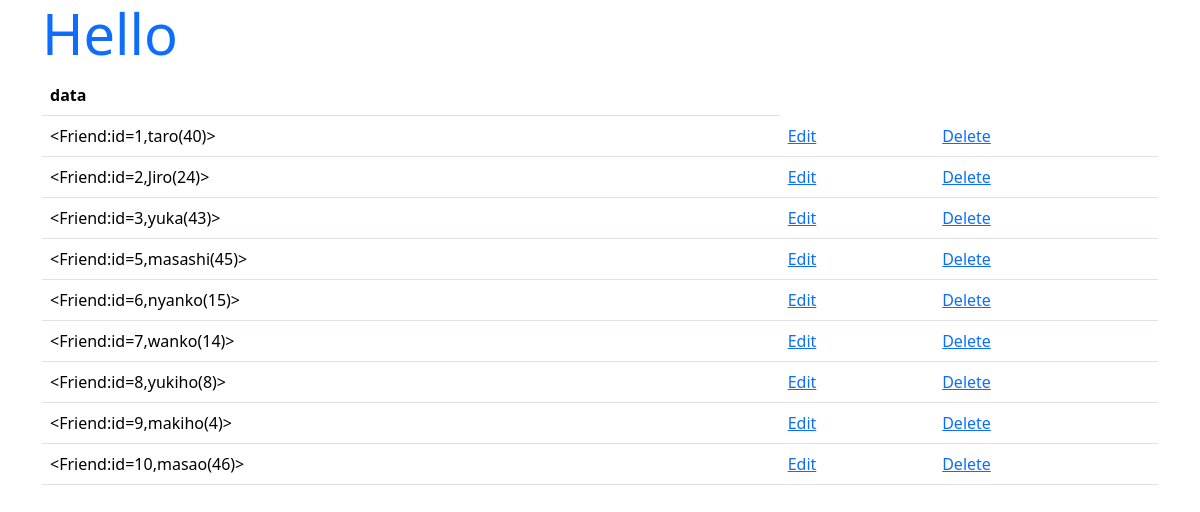
/hello/, run on the app's committed database.
### hello/models.py (models this page shows)
class Friend(models.Model):
    name = models.CharField(max_length=100)
    mail = models.EmailField(max_length=200)
    gender = models.BooleanField()
    age = models.IntegerField(default=0)
    birthday = models.DateField()
    def __str__(self):
        return '<Friend:id=' + str(self.id) + ',' + \
        self.name + '(' + str(self.age) + ')>'

### hello/views.py (the view)
# urls.py: path('',views.index,name='index')
def index (request):
    data = Friend.objects.all().order_by('id')
    params = {
        'title':'Hello',
        'data':data,
    }
    return render(request,'hello/index.html',params)

### hello/templates/hello/index.html (shortened to what this page needs)
{% load static %}
<!doctype html>
<html lang="ja">
<head>
    <link href="https://cdn.jsdelivr.net/npm/bootstrap/dist/css/bootstrap.css"
        rel="stylesheet">
 </head>
<body class="container">
    <h1 class="display-4 text-primary">{{title}}</h1>
    <table class="table">
        <tr>
            <th>data</th>
        </tr>
    {% for item in data %}
        <tr>
            <td>{{item}}</td>
            <td><a href="{% url 'edit' item.id %}">Edit</a></td>
            <td><a href="{% url 'delete' item.id %}">Delete</a></td>
        </tr>
    {% endfor %}
    </table>
</body>
</html>

### data on the page
Friend: id+name+age "<Friend:id=1,taro(40)>"
Friend: id+name+age "<Friend:id=2,Jiro(24)>"
Friend: id+name+age "<Friend:id=3,yuka(43)>"
Friend: id+name+age "<Friend:id=5,masashi(45)>"
Friend: id+name+age "<Friend:id=6,nyanko(15)>"
Friend: id+name+age "<Friend:id=7,wanko(14)>"
Friend: id+name+age "<Friend:id=8,yukiho(8)>"
Friend: id+name+age "<Friend:id=9,makiho(4)>"
Friend: id+name+age "<Friend:id=10,masao(46)>"
